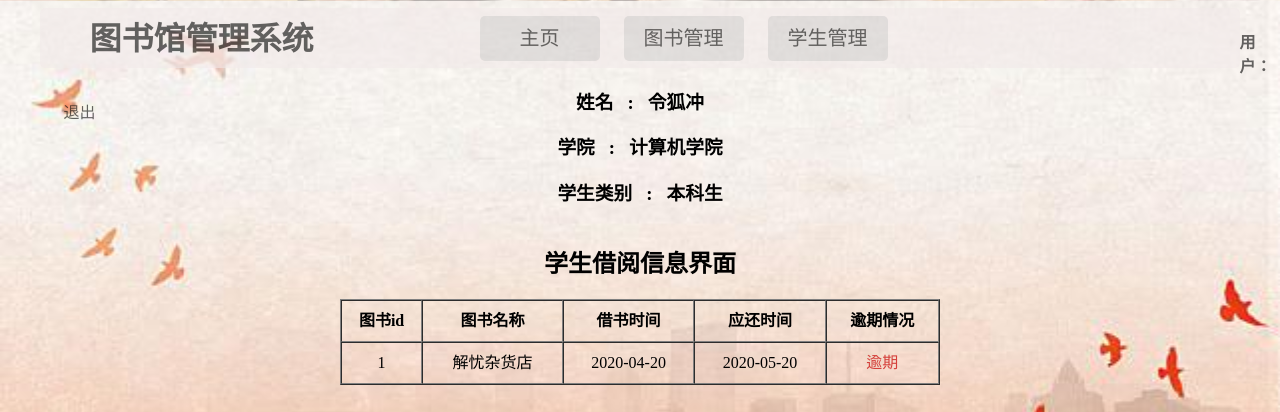
Page /mylibrary/userborrowinfo.php?stuid=1 on the committed database.
### tables this page shows
CREATE TABLE `student` (
  `stuid` int(10) NOT NULL,
  `password` varchar(256) NOT NULL,
  `name` varchar(128) NOT NULL,
  `collage` varchar(128) NOT NULL,
  `degree` varchar(128) NOT NULL,
  `book_num` int(2) DEFAULT 0
);

### mylibrary/userborrowinfo.php (the view)
<?php
include_once("header.php");
include_once("conn.php");
if(!is_null($_GET['stuid'])){
    $id=$_GET['stuid'];
}
else{
    echo "<script>alert('请输入学生id');location.href='usermanager.php'</script>";
}
?>
<?php
$query = "select bookid,bookname,borrow_date,due_date
          from borrow_view
          where stuid ='$id'";
$stmt= $dbh->query($query);
$query2 = "select name,collage,degree from student where stuid=$id";
$result = $dbh->query($query2);
if($result->rowCount()>0){
    foreach ($result as $row){
        echo "<h3>姓名&nbsp&nbsp&nbsp:&nbsp&nbsp&nbsp{$row['name']}</h3>";
        echo "<h3>学院&nbsp&nbsp&nbsp:&nbsp&nbsp&nbsp{$row['collage']}</h3>";
        echo "<h3>学生类别&nbsp&nbsp&nbsp:&nbsp&nbsp&nbsp{$row['degree']}</h3>";
    }
    echo "<table border='1px gray solid' width='600px' align='center' style='margin-top: 10px;' cellpadding='0' cellspacing='0'>";
    echo "<caption><h2>学生借阅信息界面</h2></caption>";
    echo "<tr style='line-height: 40px;'><th>图书id</th><th>图书名称</th><th>借书时间</th><th>应还时间</th><th>逾期情况</th></tr>";
    $time = time();
    $borrow_date = date("Y-m-d",$time);
    $a = strtotime($borrow_date);
    foreach ($stmt as $row){
        echo "<tr style='text-align: center;line-height: 40px'>";
        echo "<td>".$row['bookid']."</td>";
        echo "<td>".$row['bookname']."</td>";
        echo "<td>".$row['borrow_date']."</td>";
        echo "<td>".$row['due_date']."</td>";
        $b = strtotime($row['due_date']);
        if($a<=$b){
            echo "<td><span style='color: #5cb85c'>正常</span></td>";
        }else{
            echo "<td><span style='color: #d43f3a'>逾期</span></td>";
        }
        echo "</tr>";
    }
    echo "</table>";
}
else{
    echo "<script>alert('不存在该学生!');location.href='usermanager.php'</script>";
}
?>

### mylibrary/style/style.css (style rules this page uses)
body { background: url("background.jpg"); background-attachment:fixed; background-size: 100%; }
#book_detiail h2,h3 { text-align: center; }
#userinfo h2,h3 { text-align: center; }

### rows in the picture
student: name "令狐冲", collage "计算机学院", degree "本科生"

### other values in the picture
$row['bookid'] "1"
$row['bookname'] "解忧杂货店"
$row['borrow_date'] "2020-04-20"
$row['due_date'] "2020-05-20"
